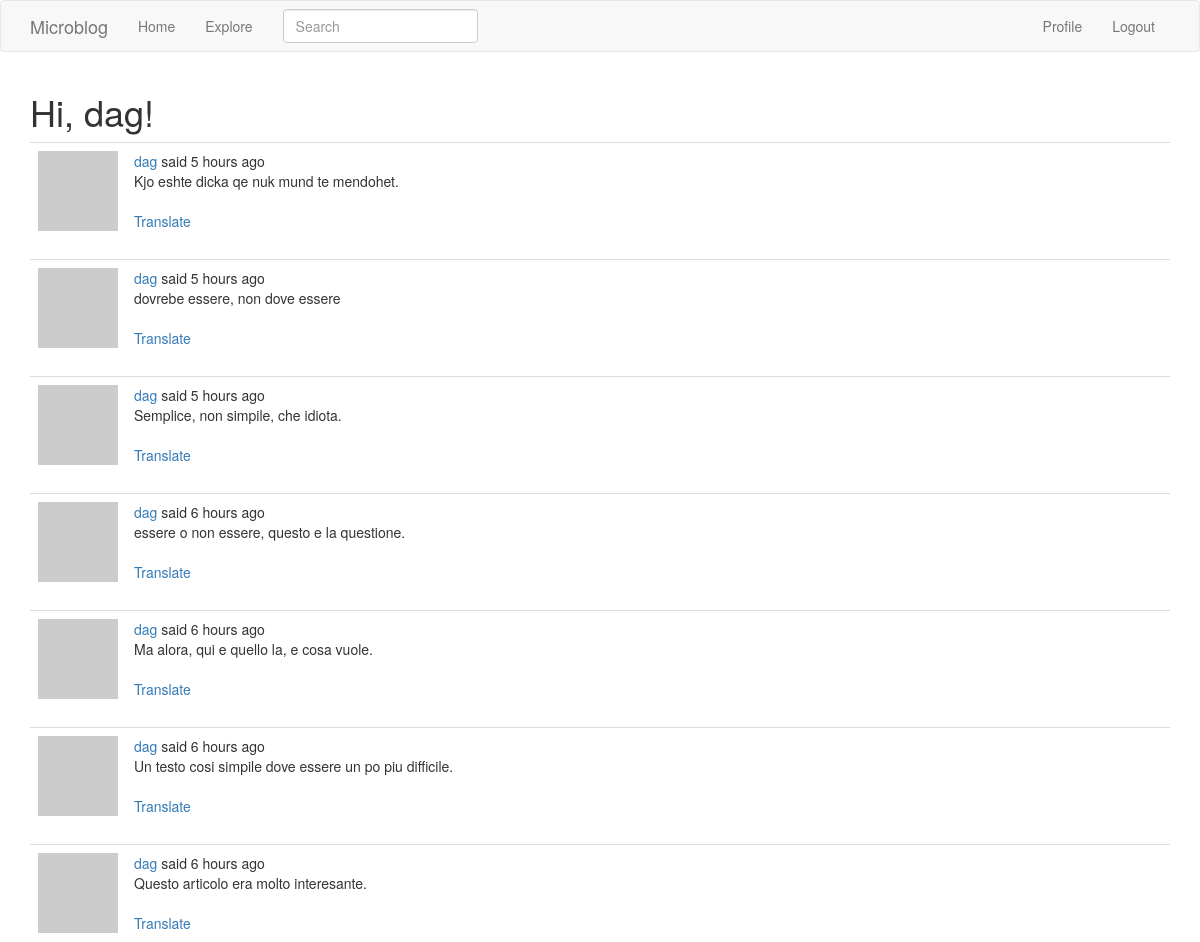
Page /explore (signed in, upper part) on the earlier database version.
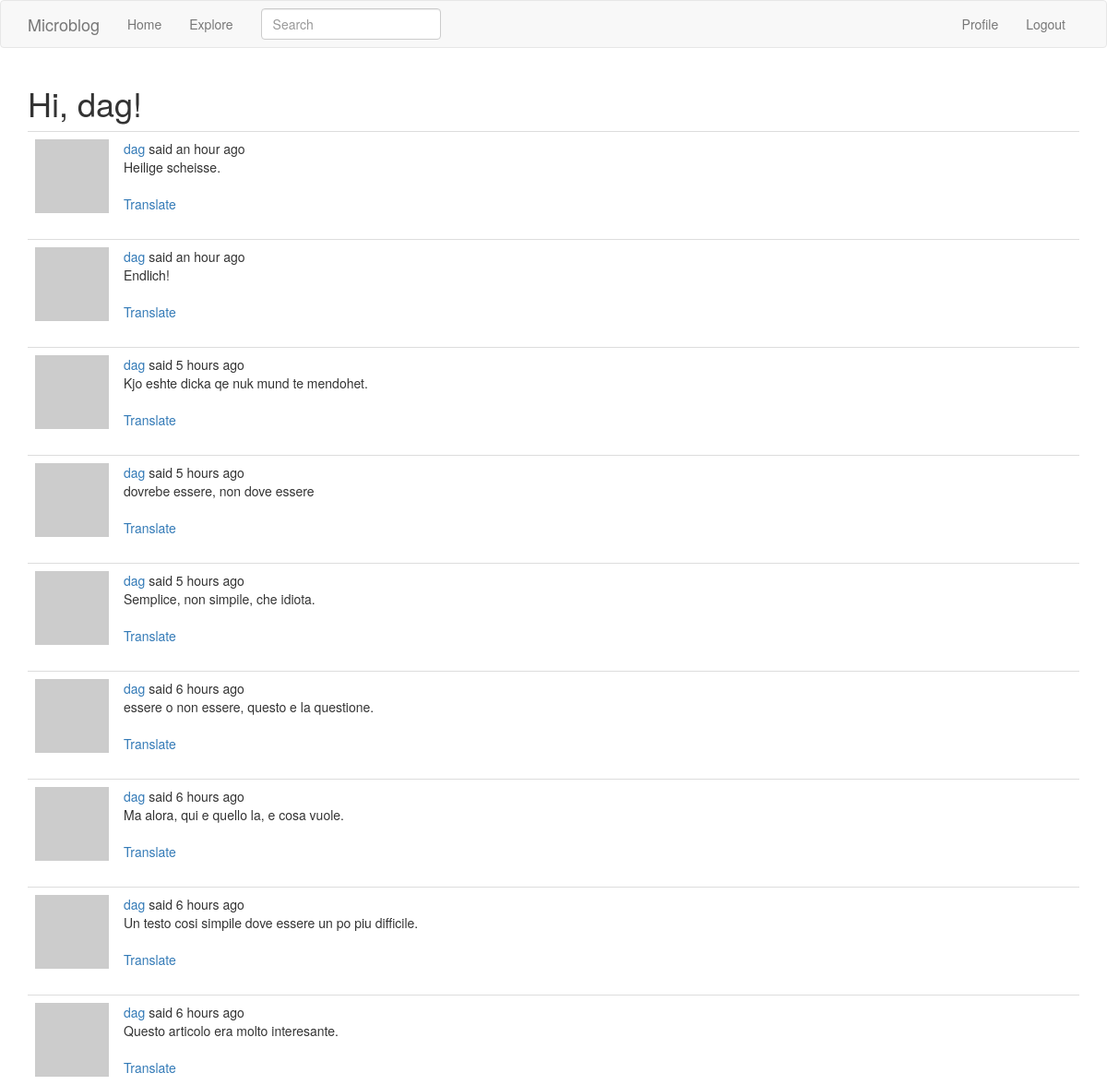
Same page on the later database version.
### app/models.py (models this page shows, shortened)
class SearchableMixin(object):
    @classmethod
    def before_commit(cls, session):
        session._changes = {
            'add': list(session.new),
            'update': list(session.dirty),
            'delete': list(session.deleted)
        }
    @classmethod
    def after_commit(cls, session):
        for obj in session._changes['add']:
            if isinstance(obj, SearchableMixin):
                add_to_index(obj.__tablename__, obj)
        for obj in session._changes['update']:
            if isinstance(obj, SearchableMixin):
                add_to_index(obj.__tablename__, obj)
        for obj in session._changes['delete']:
            if isinstance(obj, SearchableMixin):
                add_to_index(obj.__tablename__, obj)
        session._changes = None

class Post(SearchableMixin, db.Model):
    __searchable__ = ['body']
    id = db.Column(db.Integer, primary_key=True)
    body = db.Column(db.String(140))
    timestamp = db.Column(db.DateTime, index=True, default=datetime.utcnow)
    user_id = db.Column(db.Integer, db.ForeignKey('user.id'))
    language = db.Column(db.String(5))

### app/main/routes.py (the view)
@bp.route('/explore')
@login_required
def explore():
    page = request.args.get('page', 1, type=int)
    posts = Post.query.order_by(Post.timestamp.desc()).paginate(page, current_app.config['POSTS_PER_PAGE'], False)
    next_url = url_for('main.explore', page=posts.next_num) \
        if posts.has_next else None
    prev_url = url_for('main.explore', page=posts.prev_num) \
        if posts.has_prev else None
    return render_template('index.html',
                            title=_('Explore'),
                            posts=posts.items,
                            next_url=next_url,
                            prev_url=prev_url)

### app/main/forms.py
class SearchForm(FlaskForm):
    q = StringField(_l('Search'), validators=[DataRequired()])
    def __init__(self, *args, **kwargs):
        if 'formdata' not in kwargs:
            kwargs['formdata'] = request.args
        if 'csrf_enabled' not in kwargs:
            kwargs['csrf_enabled'] = False
        super().__init__(*args, **kwargs)

### app/main/routes.py (called while the page is built)
@bp.before_app_request
def before_request():
    if current_user.is_authenticated:
        current_user.last_seen = datetime.utcnow()
        db.session.commit()
        g.search_form = SearchForm()
    g.locale = str(get_locale())

### app/models.py (called while the page is built)
@login.user_loader
def load_user(id):
    return User.query.get(int(id))

    def avatar(self, size):
        digest = md5(self.email.lower().encode('utf-8')).hexdigest()
        return 'https://www.gravatar.com/avatar/{}?d=identicon&s={}'.format(digest, size)

### app/templates/index.html (shortened to what this page needs)
{% extends "base.html" %}
{%import 'bootstrap/wtf.html' as wtf%}
{% block app_content %}
    <h1>{{_('Hi, %(username)s!', username=current_user.username)}}</h1>
    {% for post in posts %}
        {% include '_post.html' %}
    {% endfor %}
{% endblock %}

### app/templates/_post.html (shortened to what this page needs)
<table class="table talbe-hover">
    <tr>
        <td width="70px">
            <a href="{{url_for('main.user', username=post.author.username)}}">
                <img src="{{ post.author.avatar(70) }}"/>
            </a>
        </td>
        <td>
            {{_('%(username)s said %(when)s',
                    username=user_link, when=moment(post.timestamp).fromNow() )}}
            <br>
            <span id="post{{post.id}}">{{ post.body }}</span>
            {%if post.language and post.language != g.locale%}
                <br><br>
                <span id="translation{{ post.id }}">
                        <a href="javascript:translate(
                                    '#post{{ post.id }}',
                                    '#translation{{ post.id }}',
                                    '{{ post.language }}',
                                    '{{ g.locale }}');">{{ _('Translate') }}</a>
                </span>
            {%endif%}
        </td>
    </tr>
</table>

Differences in the rows shown:
added Post: body "Heilige scheisse."
added Post: body "Endlich!"
